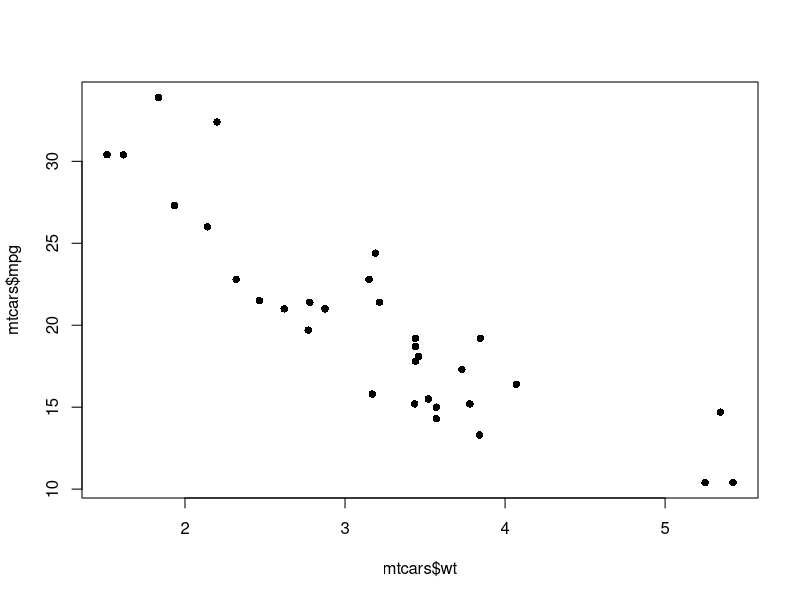

This chart was generated by the following R code:
## Correlation
cor(mtcars$mpg,mtcars$hp)
cor(mtcars$mpg,mtcars$wt)

plot(mtcars$wt, mtcars$mpg, pch=16)

cor(mtcars$mpg, mtcars[,c("hp","wt")])

cor(mtcars[,c("mpg", "hp","wt")])

# by pipe line 
library(dplyr) # to use 'select' function
mtcars %>% 
  select(mpg, hp, wt) %>%
  cor()

# compute correlation and significance test
cor(mtcars$mpg,mtcars$hp)
cor.test(mtcars$mpg,mtcars$hp)



## Linear Regression
# mpg = f(hp)
lmFit <- lm(mpg ~ hp, data = mtcars)

summary(lmFit)

# prediction if hp = 200
lmFit$coefficients[[1]] + lmFit$coefficients[[2]]*200

new_cars <- data.frame(
  hp = c(250, 320, 400, 410, 450)
)

# predict()
new_cars$mpg_pred <- predict(lmFit, newdata = new_cars)
new_cars$hp_pred <- NULL # delete column name hp_pred
new_cars

# can be observed that mpg_pred (when hp = 450) is negative value 
# because hp train data that we input into the model are in range of [52, 335]
# but test data hp = 450 is out of range 
summary(mtcars$hp) # let's explore.

## "Avoid using or validating our model with input data that falls outside the range of the training data."

## Root Mean Squared Error (RMSE)
## Multiple Linear Regression
## mpg = f(hp, wt, am)
## mpg = intercept + b0*hp + b1*wt + b2*am

lmFit_V2 <- lm(mpg ~ hp + wt + am, data = mtcars)
coefs <- coef(lmFit_V2)

coefs[[1]] + coefs[[2]]*200 + coefs[[3]]*3.5 + coefs[[4]]*1

# Build Full Model (mpg ~ all variables)
lmFit_Full <- lm(mpg ~ ., data = mtcars)
mtcars$predicted <- predict(lmFit_Full)

## Train RMSE
square_error <- (mtcars$mpg - mtcars$predicted)**2
rmse <- sqrt(mean(square_error))

### Start Full Procedure of Modelling
(data(mtcars))
## Split Data # Randomly Split
set.seed(36)
(n <- nrow(mtcars))
(id <- sample(1:n, size=n*0.8)) # indicates id of rows which are candidate of train data.
                              # sample space number = 1-36, pick 36*0.8 rows 
(train_data <- mtcars[c(id),])
(test_data <- mtcars[c(-id),]) # noted!! : index -id == choose all rows exclude rows which are in 'id' list
## Train Model
(model <- lm(mpg ~ hp + wt+ am, data = train_data))
(p_train <- predict(model))
  #(rmse <- sqrt(mean((train_data["mpg"]-p_train)**2))) #error เพราะ mean รับค่าเป็น vector
(rmse_train <- sqrt(mean((train_data[["mpg"]]-p_train)**2)))

## Test Model
(p_test <- predict(model, newdata=test_data))
(rmse_test <- sqrt(mean((test_data[["mpg"]]-p_test)**2)))

## Print Result
cat("RMSE Train", rmse_train,
    "\nRMSE Test", rmse_test)
cat("Our model is overfitting. (Good perform in train data but weak in test data")
